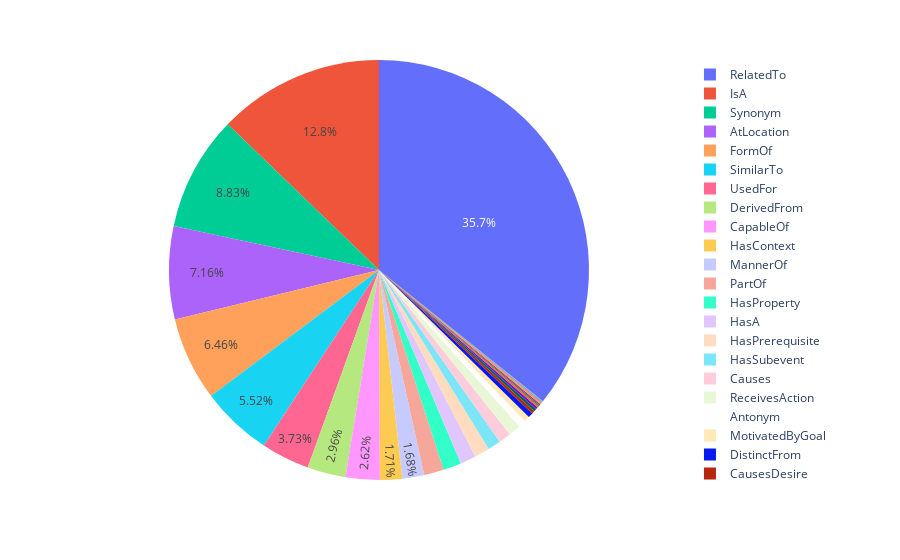

Notebook cell for this chart:
### Code cell
temp = pd.DataFrame(Counter(okvqa['conceptnet'].relation).most_common(), columns=['relation', 'freq'])
fig = px.pie(temp, values=temp.freq, names=temp.relation)
fig.update_traces(textposition='inside')
fig.update_layout(uniformtext_minsize=12, uniformtext_mode='hide')
fig.show()

### Figure 1 — Plotly figure (JSON) as saved in the notebook; plotly's stock layout.template omitted (floating-point values rounded to 4 significant figures)
{"data": [{"domain": {"x": [0, 1], "y": [0, 1]}, "hovertemplate": "relation=%{label}<br>freq=%{value}<extra></extra>", "labels": ["RelatedTo", "IsA", "Synonym", "AtLocation", "FormOf", "SimilarTo", "UsedFor", "DerivedFrom", "CapableOf", "HasContext", "MannerOf", "PartOf", "HasProperty", "HasA", "HasPrerequisite", "HasSubevent", "Causes", "ReceivesAction", "Antonym", "MotivatedByGoal", "DistinctFrom", "CausesDesire", "Desires", "MadeOf", "DefinedAs", "EtymologicallyRelatedTo", "NotDesires", "Entails", "CreatedBy", "HasFirstSubevent", "HasLastSubevent", "NotCapableOf", "genre", "NotHasProperty", "product", "language", "LocatedNear", "capital", "EtymologicallyDerivedFrom", "occupation"], "legendgroup": "", "name": "", "showlegend": true, "textposition": "inside", "type": "pie", "values": [15374, 5507, 3797, 3078, 2777, 2372, 1604, 1271, 1128, 736, 721, 654, 601, 523, 501, 427, 415, 400, 249, 184, 164, 93, 90, 73, 64, 41, 38, 29, 23, 22, 18, 17, 7, 3, 2, 2, 1, 1, 1, 1]}], "layout": {"legend": {"tracegroupgap": 0}, "margin": {"t": 60}, "uniformtext": {"minsize": 12, "mode": "hide"}}}
